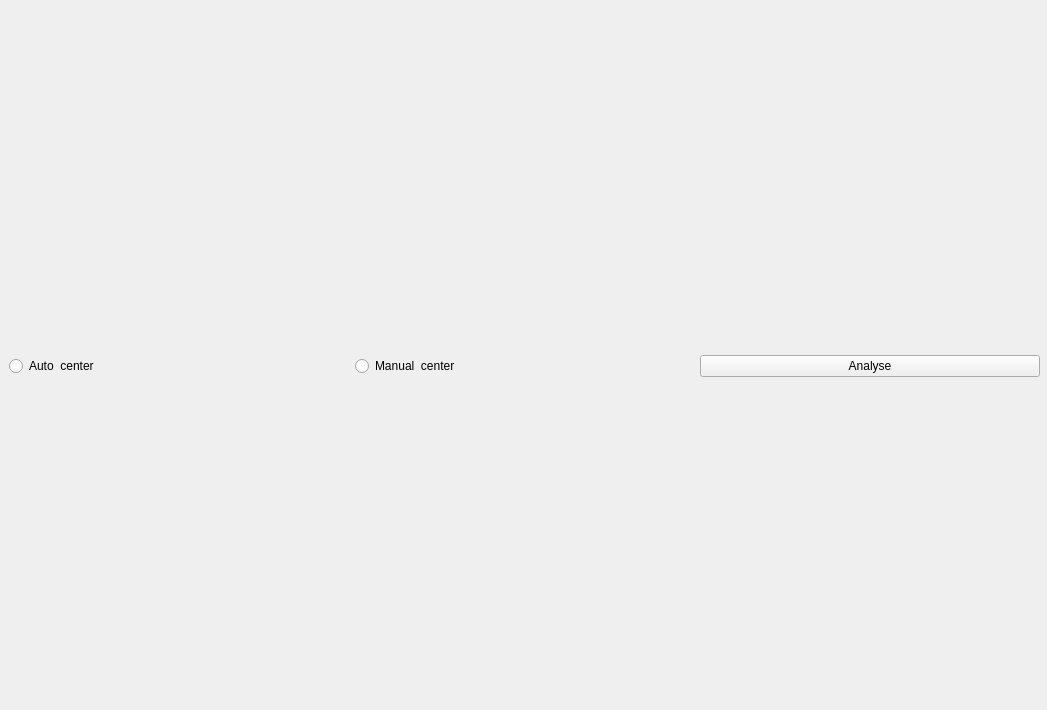
<?xml version="1.0" encoding="UTF-8"?>
<ui version="4.0">
 <class>StarShotWidget</class>
 <widget class="QWidget" name="StarShotWidget">
  <property name="geometry">
   <rect>
    <x>0</x>
    <y>0</y>
    <width>1047</width>
    <height>710</height>
   </rect>
  </property>
  <property name="windowTitle">
   <string>Form</string>
  </property>
  <widget class="QWidget" name="verticalLayoutWidget">
   <property name="geometry">
    <rect>
     <x>9</x>
     <y>16</y>
     <width>1031</width>
     <height>701</height>
    </rect>
   </property>
   <layout class="QVBoxLayout" name="verticalLayout">
    <item>
     <layout class="QGridLayout" name="gridLayout">
      <item row="0" column="0">
       <widget class="QRadioButton" name="auto_radio">
        <property name="text">
         <string>Auto  center</string>
        </property>
       </widget>
      </item>
      <item row="0" column="1">
       <widget class="QRadioButton" name="manual_radio">
        <property name="text">
         <string>Manual  center</string>
        </property>
       </widget>
      </item>
      <item row="0" column="2">
       <widget class="QPushButton" name="analyse_button">
        <property name="text">
         <string>Analyse</string>
        </property>
       </widget>
      </item>
     </layout>
    </item>
   </layout>
  </widget>
 </widget>
 <resources/>
 <connections/>
</ui>
